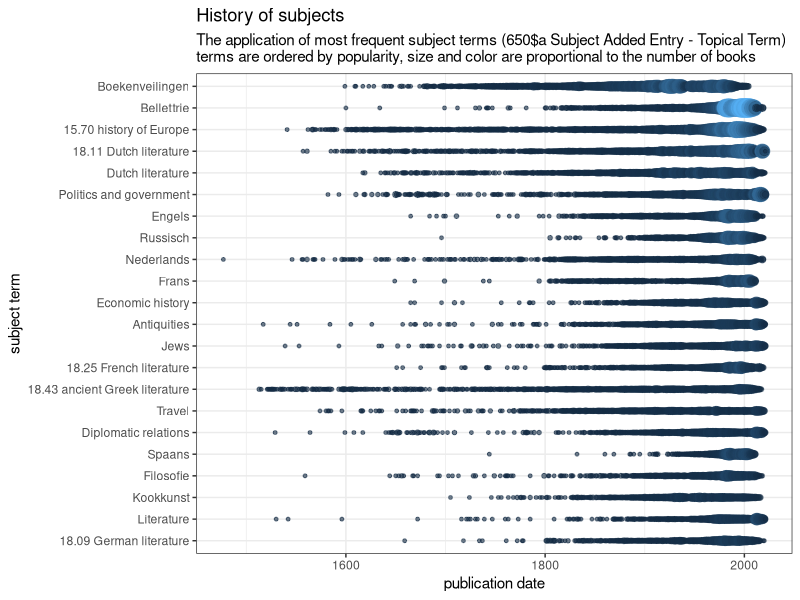

The R script that drew this image:
library(tidyverse)

df <- read_csv('uva.csv')

df %>% select(rank, term) %>% distinct() %>% view()

df2 <- df %>% 
  filter(grepl('^\\d+$', date)) %>% 
  mutate(date2 = as.integer(date)) %>% 
  select(-c(date)) %>%
  mutate(term2 = str_replace(term, '\\.$', '')) %>% 
  select(-c(term)) %>%
  group_by(term2) %>% 
  mutate(rank2 = min(rank)) %>% 
  group_by(term2, date2) %>% 
  mutate(count2 = sum(count)) %>% 
  select(-c(rank, count)) %>% 
  ungroup() %>% 
  distinct()

terms <- df2 %>% 
  group_by(term2) %>% 
  mutate(sum = sum(count2)) %>% 
  select(term2, sum) %>% 
  distinct() %>% 
  arrange(desc(sum)) %>% 
  select(term2) %>% 
  distinct() %>% unlist(use.names = F)

df3 <- df2 %>% 
  mutate(term = factor(term2, levels = terms)) %>% 
  select(-term2)

df3

df3 %>% 
  #filter(date2 >= 1850) %>% 
  ggplot(aes(x = date2, y = reorder(term, desc(term)))) +
  geom_point(aes(size = count2, color = count2), alpha = 0.6) +
  theme_bw() +
  labs(
    title = 'History of subjects',
    subtitle = 'The application of most frequent subject terms (650$a Subject Added Entry - Topical Term)\nterms are ordered by popularity, size and color are proportional to the number of books'
  ) +
  xlab('publication date') +
  ylab('subject term') +
  theme(legend.position = 'none')
  
